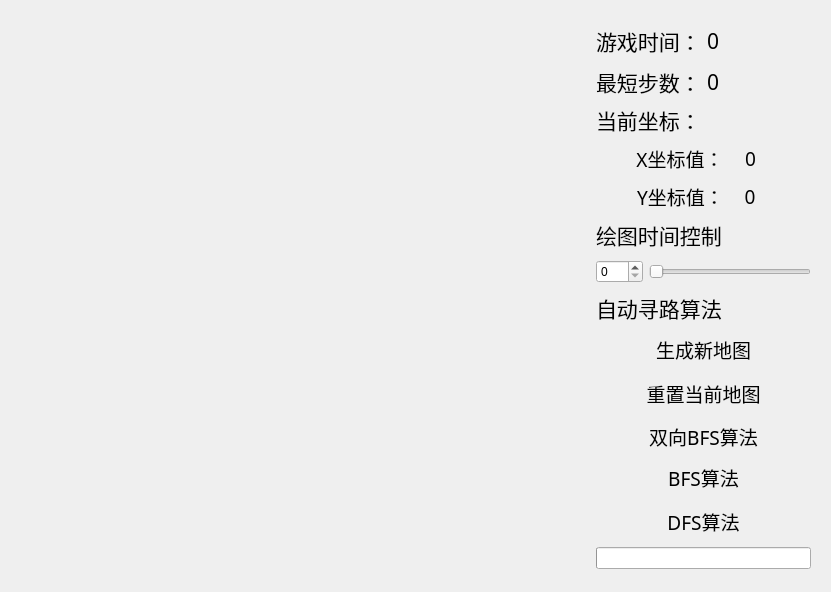
<?xml version="1.0" encoding="UTF-8"?>
<ui version="4.0">
 <class>Widget</class>
 <widget class="QWidget" name="Widget">
  <property name="geometry">
   <rect>
    <x>0</x>
    <y>0</y>
    <width>831</width>
    <height>588</height>
   </rect>
  </property>
  <property name="sizePolicy">
   <sizepolicy hsizetype="Fixed" vsizetype="Fixed">
    <horstretch>0</horstretch>
    <verstretch>0</verstretch>
   </sizepolicy>
  </property>
  <property name="minimumSize">
   <size>
    <width>0</width>
    <height>0</height>
   </size>
  </property>
  <property name="maximumSize">
   <size>
    <width>831</width>
    <height>618</height>
   </size>
  </property>
  <property name="mouseTracking">
   <bool>false</bool>
  </property>
  <property name="windowTitle">
   <string>迷宫自动寻路算法演示</string>
  </property>
  <layout class="QGridLayout" name="gridLayout">
   <item row="0" column="0">
    <widget class="QWidget" name="GameWidget" native="true">
     <property name="minimumSize">
      <size>
       <width>570</width>
       <height>570</height>
      </size>
     </property>
     <property name="maximumSize">
      <size>
       <width>570</width>
       <height>570</height>
      </size>
     </property>
    </widget>
   </item>
   <item row="0" column="1">
    <widget class="QWidget" name="GameInfo" native="true">
     <property name="minimumSize">
      <size>
       <width>0</width>
       <height>570</height>
      </size>
     </property>
     <property name="maximumSize">
      <size>
       <width>16777215</width>
       <height>570</height>
      </size>
     </property>
     <layout class="QVBoxLayout" name="verticalLayout_2">
      <item>
       <layout class="QVBoxLayout" name="verticalLayout">
        <item>
         <spacer name="verticalSpacer_13">
          <property name="orientation">
           <enum>Qt::Vertical</enum>
          </property>
          <property name="sizeHint" stdset="0">
           <size>
            <width>20</width>
            <height>40</height>
           </size>
          </property>
         </spacer>
        </item>
        <item>
         <spacer name="verticalSpacer_12">
          <property name="orientation">
           <enum>Qt::Vertical</enum>
          </property>
          <property name="sizeHint" stdset="0">
           <size>
            <width>20</width>
            <height>40</height>
           </size>
          </property>
         </spacer>
        </item>
        <item>
         <layout class="QHBoxLayout" name="horizontalLayout_4">
          <item>
           <widget class="QLabel" name="gameTime_2">
            <property name="font">
             <font>
              <family>茶末手写体</family>
              <pointsize>16</pointsize>
              <italic>false</italic>
              <bold>false</bold>
             </font>
            </property>
            <property name="styleSheet">
             <string notr="true">font: 16pt &quot;茶末手写体&quot;;</string>
            </property>
            <property name="text">
             <string>游戏时间：</string>
            </property>
           </widget>
          </item>
          <item>
           <widget class="QLabel" name="gameTime">
            <property name="font">
             <font>
              <family>茶末手写体</family>
              <pointsize>16</pointsize>
              <italic>false</italic>
              <bold>false</bold>
             </font>
            </property>
            <property name="styleSheet">
             <string notr="true">font: 16pt &quot;茶末手写体&quot;;</string>
            </property>
            <property name="text">
             <string>0</string>
            </property>
           </widget>
          </item>
         </layout>
        </item>
        <item>
         <spacer name="verticalSpacer_15">
          <property name="orientation">
           <enum>Qt::Vertical</enum>
          </property>
          <property name="sizeHint" stdset="0">
           <size>
            <width>20</width>
            <height>40</height>
           </size>
          </property>
         </spacer>
        </item>
        <item>
         <layout class="QHBoxLayout" name="horizontalLayout_5">
          <item>
           <widget class="QLabel" name="gameStep_2">
            <property name="font">
             <font>
              <family>茶末手写体</family>
              <pointsize>16</pointsize>
              <italic>false</italic>
              <bold>false</bold>
             </font>
            </property>
            <property name="styleSheet">
             <string notr="true">font: 16pt &quot;茶末手写体&quot;;</string>
            </property>
            <property name="text">
             <string>最短步数：</string>
            </property>
           </widget>
          </item>
          <item>
           <widget class="QLabel" name="gameStep">
            <property name="font">
             <font>
              <family>茶末手写体</family>
              <pointsize>16</pointsize>
              <italic>false</italic>
              <bold>false</bold>
             </font>
            </property>
            <property name="styleSheet">
             <string notr="true">font: 16pt &quot;茶末手写体&quot;;</string>
            </property>
            <property name="text">
             <string>0</string>
            </property>
           </widget>
          </item>
         </layout>
        </item>
        <item>
         <widget class="QLabel" name="currentCoordinates">
          <property name="font">
           <font>
            <family>茶末手写体</family>
            <pointsize>16</pointsize>
            <italic>false</italic>
            <bold>false</bold>
           </font>
          </property>
          <property name="styleSheet">
           <string notr="true">font: 16pt &quot;茶末手写体&quot;;</string>
          </property>
          <property name="text">
           <string>当前坐标：</string>
          </property>
         </widget>
        </item>
        <item>
         <spacer name="verticalSpacer_11">
          <property name="orientation">
           <enum>Qt::Vertical</enum>
          </property>
          <property name="sizeHint" stdset="0">
           <size>
            <width>20</width>
            <height>40</height>
           </size>
          </property>
         </spacer>
        </item>
        <item>
         <layout class="QHBoxLayout" name="horizontalLayout_2">
          <item>
           <spacer name="horizontalSpacer_3">
            <property name="orientation">
             <enum>Qt::Horizontal</enum>
            </property>
            <property name="sizeHint" stdset="0">
             <size>
              <width>40</width>
              <height>20</height>
             </size>
            </property>
           </spacer>
          </item>
          <item>
           <widget class="QLabel" name="x_text">
            <property name="sizePolicy">
             <sizepolicy hsizetype="Expanding" vsizetype="Maximum">
              <horstretch>0</horstretch>
              <verstretch>0</verstretch>
             </sizepolicy>
            </property>
            <property name="font">
             <font>
              <family>茶末手写体</family>
              <pointsize>14</pointsize>
              <italic>false</italic>
              <bold>false</bold>
             </font>
            </property>
            <property name="styleSheet">
             <string notr="true">font: 14pt &quot;茶末手写体&quot;;</string>
            </property>
            <property name="text">
             <string>X坐标值：</string>
            </property>
            <property name="textFormat">
             <enum>Qt::AutoText</enum>
            </property>
            <property name="alignment">
             <set>Qt::AlignHCenter|Qt::AlignTop</set>
            </property>
           </widget>
          </item>
          <item>
           <widget class="QLabel" name="x">
            <property name="sizePolicy">
             <sizepolicy hsizetype="Expanding" vsizetype="Maximum">
              <horstretch>0</horstretch>
              <verstretch>0</verstretch>
             </sizepolicy>
            </property>
            <property name="font">
             <font>
              <family>茶末手写体</family>
              <pointsize>14</pointsize>
              <italic>false</italic>
              <bold>false</bold>
             </font>
            </property>
            <property name="styleSheet">
             <string notr="true">font: 14pt &quot;茶末手写体&quot;;</string>
            </property>
            <property name="text">
             <string>0</string>
            </property>
            <property name="textFormat">
             <enum>Qt::AutoText</enum>
            </property>
            <property name="alignment">
             <set>Qt::AlignHCenter|Qt::AlignTop</set>
            </property>
           </widget>
          </item>
          <item>
           <spacer name="horizontalSpacer_4">
            <property name="orientation">
             <enum>Qt::Horizontal</enum>
            </property>
            <property name="sizeHint" stdset="0">
             <size>
              <width>40</width>
              <height>20</height>
             </size>
            </property>
           </spacer>
          </item>
         </layout>
        </item>
        <item>
         <spacer name="verticalSpacer_10">
          <property name="orientation">
           <enum>Qt::Vertical</enum>
          </property>
          <property name="sizeHint" stdset="0">
           <size>
            <width>20</width>
            <height>40</height>
           </size>
          </property>
         </spacer>
        </item>
        <item>
         <layout class="QHBoxLayout" name="horizontalLayout">
          <item>
           <spacer name="horizontalSpacer">
            <property name="orientation">
             <enum>Qt::Horizontal</enum>
            </property>
            <property name="sizeHint" stdset="0">
             <size>
              <width>40</width>
              <height>20</height>
             </size>
            </property>
           </spacer>
          </item>
          <item>
           <widget class="QLabel" name="y_text">
            <property name="sizePolicy">
             <sizepolicy hsizetype="Expanding" vsizetype="Maximum">
              <horstretch>0</horstretch>
              <verstretch>0</verstretch>
             </sizepolicy>
            </property>
            <property name="font">
             <font>
              <family>茶末手写体</family>
              <pointsize>14</pointsize>
              <italic>false</italic>
              <bold>false</bold>
             </font>
            </property>
            <property name="styleSheet">
             <string notr="true">font: 14pt &quot;茶末手写体&quot;;</string>
            </property>
            <property name="text">
             <string>Y坐标值：</string>
            </property>
            <property name="textFormat">
             <enum>Qt::AutoText</enum>
            </property>
            <property name="alignment">
             <set>Qt::AlignHCenter|Qt::AlignTop</set>
            </property>
           </widget>
          </item>
          <item>
           <widget class="QLabel" name="y">
            <property name="sizePolicy">
             <sizepolicy hsizetype="Expanding" vsizetype="Maximum">
              <horstretch>0</horstretch>
              <verstretch>0</verstretch>
             </sizepolicy>
            </property>
            <property name="font">
             <font>
              <family>茶末手写体</family>
              <pointsize>14</pointsize>
              <italic>false</italic>
              <bold>false</bold>
             </font>
            </property>
            <property name="styleSheet">
             <string notr="true">font: 14pt &quot;茶末手写体&quot;;</string>
            </property>
            <property name="text">
             <string>0</string>
            </property>
            <property name="textFormat">
             <enum>Qt::AutoText</enum>
            </property>
            <property name="alignment">
             <set>Qt::AlignHCenter|Qt::AlignTop</set>
            </property>
           </widget>
          </item>
          <item>
           <spacer name="horizontalSpacer_2">
            <property name="orientation">
             <enum>Qt::Horizontal</enum>
            </property>
            <property name="sizeHint" stdset="0">
             <size>
              <width>40</width>
              <height>20</height>
             </size>
            </property>
           </spacer>
          </item>
         </layout>
        </item>
        <item>
         <spacer name="verticalSpacer_9">
          <property name="orientation">
           <enum>Qt::Vertical</enum>
          </property>
          <property name="sizeHint" stdset="0">
           <size>
            <width>20</width>
            <height>40</height>
           </size>
          </property>
         </spacer>
        </item>
        <item>
         <widget class="QLabel" name="label_5">
          <property name="font">
           <font>
            <family>茶末手写体</family>
            <pointsize>16</pointsize>
            <italic>false</italic>
            <bold>false</bold>
           </font>
          </property>
          <property name="styleSheet">
           <string notr="true">font: 16pt &quot;茶末手写体&quot;;</string>
          </property>
          <property name="text">
           <string>绘图时间控制</string>
          </property>
          <property name="alignment">
           <set>Qt::AlignLeading|Qt::AlignLeft|Qt::AlignVCenter</set>
          </property>
         </widget>
        </item>
        <item>
         <spacer name="verticalSpacer_2">
          <property name="orientation">
           <enum>Qt::Vertical</enum>
          </property>
          <property name="sizeHint" stdset="0">
           <size>
            <width>20</width>
            <height>40</height>
           </size>
          </property>
         </spacer>
        </item>
        <item>
         <layout class="QHBoxLayout" name="horizontalLayout_3">
          <item>
           <widget class="QSpinBox" name="spinBox">
            <property name="maximum">
             <number>100</number>
            </property>
           </widget>
          </item>
          <item>
           <widget class="QSlider" name="horizontalSlider">
            <property name="maximum">
             <number>100</number>
            </property>
            <property name="orientation">
             <enum>Qt::Horizontal</enum>
            </property>
           </widget>
          </item>
         </layout>
        </item>
        <item>
         <spacer name="verticalSpacer">
          <property name="orientation">
           <enum>Qt::Vertical</enum>
          </property>
          <property name="sizeHint" stdset="0">
           <size>
            <width>20</width>
            <height>40</height>
           </size>
          </property>
         </spacer>
        </item>
        <item>
         <widget class="QLabel" name="label_4">
          <property name="font">
           <font>
            <family>茶末手写体</family>
            <pointsize>16</pointsize>
            <italic>false</italic>
            <bold>false</bold>
           </font>
          </property>
          <property name="styleSheet">
           <string notr="true">font: 16pt &quot;茶末手写体&quot;;</string>
          </property>
          <property name="text">
           <string>自动寻路算法</string>
          </property>
          <property name="alignment">
           <set>Qt::AlignLeading|Qt::AlignLeft|Qt::AlignVCenter</set>
          </property>
         </widget>
        </item>
        <item>
         <spacer name="verticalSpacer_16">
          <property name="orientation">
           <enum>Qt::Vertical</enum>
          </property>
          <property name="sizeHint" stdset="0">
           <size>
            <width>20</width>
            <height>40</height>
           </size>
          </property>
         </spacer>
        </item>
        <item>
         <widget class="QPushButton" name="GenerateMap">
          <property name="font">
           <font>
            <family>茶末手写体</family>
            <pointsize>14</pointsize>
            <italic>false</italic>
            <bold>false</bold>
           </font>
          </property>
          <property name="styleSheet">
           <string notr="true">QPushButton {
	border-radius: 4px; 
    border: none; 
    width: 35px; 
    height: 35px; 
	font: 14pt &quot;茶末手写体&quot;;
    color: rgb(0, 0, 0);
}

QPushButton:hover { 
    background: rgba(119,136,153, 30); 
	font: 14pt &quot;茶末手写体&quot;;
}
QPushButton:pressed{ 
   background: rgba(255, 255, 255, 100); 
	font: 14pt &quot;茶末手写体&quot;;
}</string>
          </property>
          <property name="text">
           <string>生成新地图</string>
          </property>
         </widget>
        </item>
        <item>
         <spacer name="verticalSpacer_8">
          <property name="orientation">
           <enum>Qt::Vertical</enum>
          </property>
          <property name="sizeHint" stdset="0">
           <size>
            <width>20</width>
            <height>40</height>
           </size>
          </property>
         </spacer>
        </item>
        <item>
         <widget class="QPushButton" name="rebuild">
          <property name="font">
           <font>
            <family>茶末手写体</family>
            <pointsize>14</pointsize>
            <italic>false</italic>
            <bold>false</bold>
           </font>
          </property>
          <property name="styleSheet">
           <string notr="true">QPushButton {
	border-radius: 4px; 
    border: none; 
    width: 35px; 
    height: 35px; 
	font: 14pt &quot;茶末手写体&quot;;
    color: rgb(0, 0, 0);
}

QPushButton:hover { 
    background: rgba(119,136,153, 30); 
	font: 14pt &quot;茶末手写体&quot;;
}
QPushButton:pressed{ 
   background: rgba(255, 255, 255, 100); 
	font: 14pt &quot;茶末手写体&quot;;
}</string>
          </property>
          <property name="text">
           <string>重置当前地图</string>
          </property>
         </widget>
        </item>
        <item>
         <spacer name="verticalSpacer_4">
          <property name="orientation">
           <enum>Qt::Vertical</enum>
          </property>
          <property name="sizeHint" stdset="0">
           <size>
            <width>20</width>
            <height>40</height>
           </size>
          </property>
         </spacer>
        </item>
        <item>
         <widget class="QPushButton" name="Dbfs">
          <property name="font">
           <font>
            <family>茶末手写体</family>
            <pointsize>14</pointsize>
            <italic>false</italic>
            <bold>false</bold>
           </font>
          </property>
          <property name="styleSheet">
           <string notr="true">QPushButton {
	border-radius: 4px; 
    border: none; 
    width: 35px; 
    height: 35px; 
	font: 14pt &quot;茶末手写体&quot;;
    color: rgb(0, 0, 0);
}

QPushButton:hover { 
    background: rgba(119,136,153, 50); 
	font: 14pt &quot;茶末手写体&quot;;
}
QPushButton:pressed{ 
   background: rgba(255, 255, 255, 100); 
	font: 14pt &quot;茶末手写体&quot;;
}</string>
          </property>
          <property name="text">
           <string>双向BFS算法</string>
          </property>
         </widget>
        </item>
        <item>
         <widget class="QPushButton" name="Bfs">
          <property name="font">
           <font>
            <family>茶末手写体</family>
            <pointsize>14</pointsize>
            <italic>false</italic>
            <bold>false</bold>
           </font>
          </property>
          <property name="styleSheet">
           <string notr="true">QPushButton {
	border-radius: 4px; 
    border: none; 
    width: 35px; 
    height: 35px; 
	font: 14pt &quot;茶末手写体&quot;;
    color: rgb(0, 0, 0);
}

QPushButton:hover { 
    background: rgba(119,136,153, 50); 
	font: 14pt &quot;茶末手写体&quot;;
}
QPushButton:pressed{ 
   background: rgba(255, 255, 255, 100); 
	font: 14pt &quot;茶末手写体&quot;;
}</string>
          </property>
          <property name="text">
           <string>BFS算法</string>
          </property>
         </widget>
        </item>
        <item>
         <spacer name="verticalSpacer_5">
          <property name="orientation">
           <enum>Qt::Vertical</enum>
          </property>
          <property name="sizeHint" stdset="0">
           <size>
            <width>20</width>
            <height>40</height>
           </size>
          </property>
         </spacer>
        </item>
        <item>
         <widget class="QPushButton" name="Dfs">
          <property name="font">
           <font>
            <family>茶末手写体</family>
            <pointsize>14</pointsize>
            <italic>false</italic>
            <bold>false</bold>
           </font>
          </property>
          <property name="styleSheet">
           <string notr="true">QPushButton {
	border-radius: 4px; 
    border: none; 
    width: 35px; 
    height: 35px; 
	font: 14pt &quot;茶末手写体&quot;;
    color: rgb(0, 0, 0);
}

QPushButton:hover { 
    background: rgba(119,136,153, 50); 
	font: 14pt &quot;茶末手写体&quot;;
}
QPushButton:pressed{ 
   background: rgba(255, 255, 255, 100); 
	font: 14pt &quot;茶末手写体&quot;;
}</string>
          </property>
          <property name="text">
           <string>DFS算法</string>
          </property>
          <property name="iconSize">
           <size>
            <width>16</width>
            <height>16</height>
           </size>
          </property>
         </widget>
        </item>
        <item>
         <spacer name="verticalSpacer_14">
          <property name="orientation">
           <enum>Qt::Vertical</enum>
          </property>
          <property name="sizeHint" stdset="0">
           <size>
            <width>20</width>
            <height>40</height>
           </size>
          </property>
         </spacer>
        </item>
        <item>
         <widget class="QProgressBar" name="gameStatus">
          <property name="minimum">
           <number>0</number>
          </property>
          <property name="maximum">
           <number>100</number>
          </property>
          <property name="value">
           <number>0</number>
          </property>
          <property name="alignment">
           <set>Qt::AlignCenter</set>
          </property>
          <property name="textVisible">
           <bool>false</bool>
          </property>
          <property name="textDirection">
           <enum>QProgressBar::TopToBottom</enum>
          </property>
         </widget>
        </item>
        <item>
         <spacer name="verticalSpacer_7">
          <property name="orientation">
           <enum>Qt::Vertical</enum>
          </property>
          <property name="sizeHint" stdset="0">
           <size>
            <width>20</width>
            <height>40</height>
           </size>
          </property>
         </spacer>
        </item>
       </layout>
      </item>
     </layout>
    </widget>
   </item>
  </layout>
 </widget>
 <resources/>
 <connections/>
</ui>
